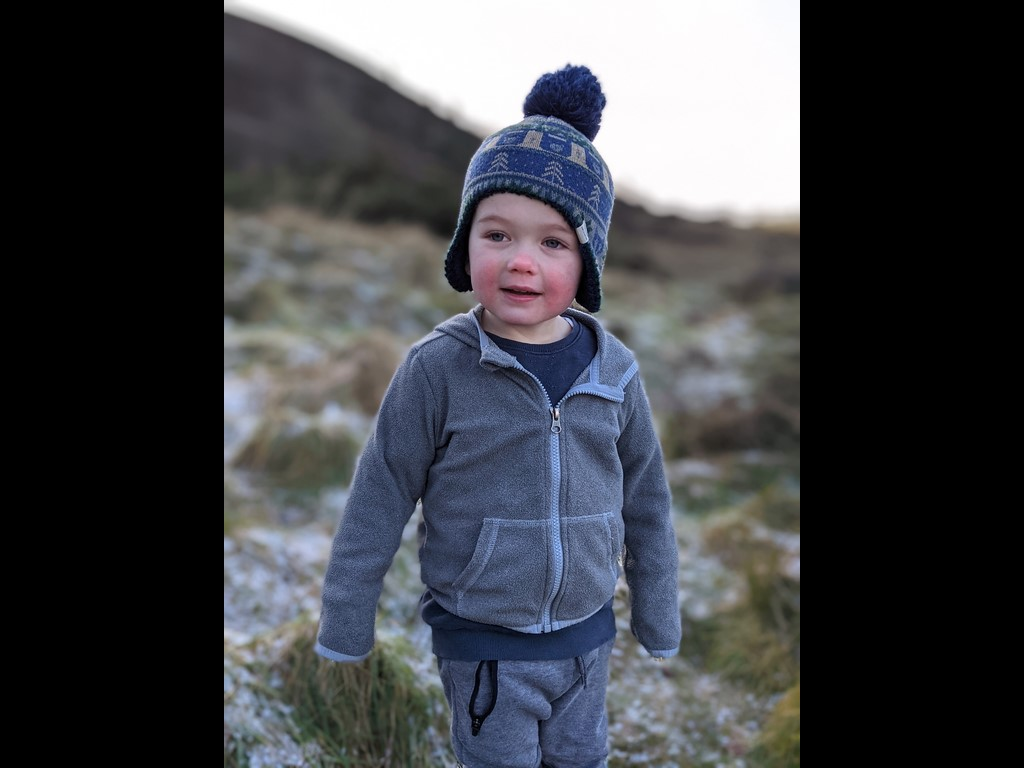
#> input picture sample_data/boy/one.jpg, 1024 x 768 px, found by its file name
$ jupyter execute interpolate_cv2.ipynb
#> lines starting #> are read from the running program, lines starting #| are printed output that depends on the picture
[cell 1]
import cv2

# Read source images (must be same size)
img1 = cv2.imread('input_frames/boy/one.jpg')
#> img1 is the input picture: shape (768, 1024, 3); mean B, G, R 71, 66.5, 64.8
img2 = cv2.imread('input_frames/boy/two.jpg')
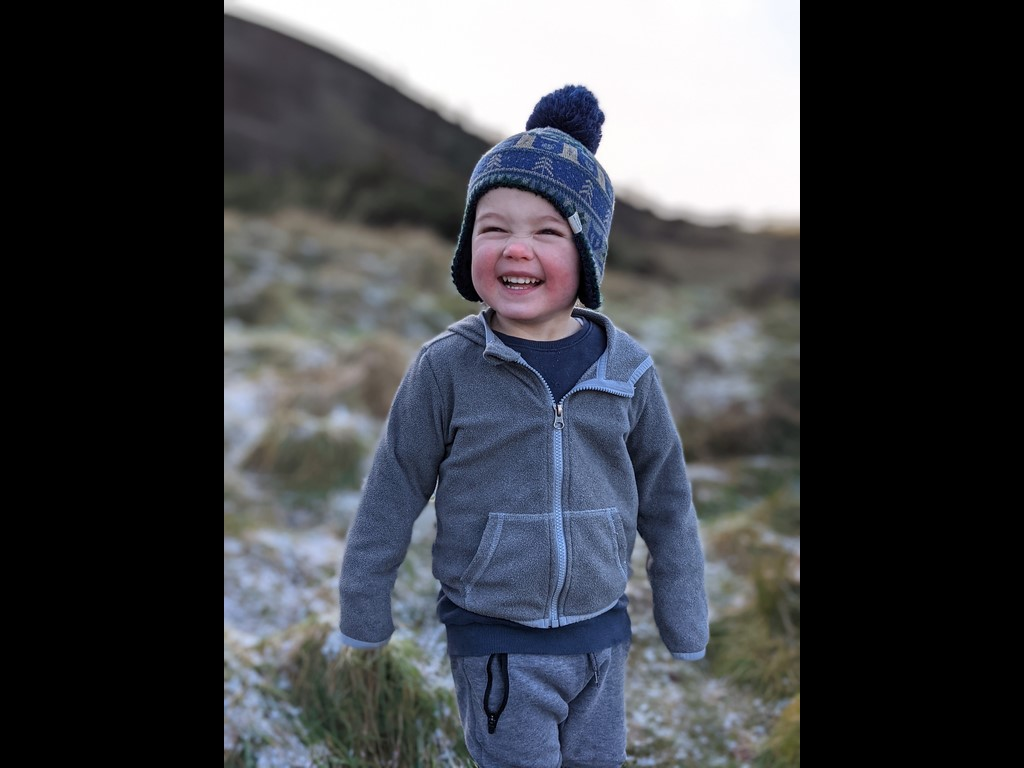
#> input picture sample_data/boy/two.jpg, 1024 x 768 px, found by its file name
#> img2 is the input picture: shape (768, 1024, 3); mean B, G, R 72.3, 67.4, 65.2

# Choose blending factor α (0.0 → only img1, 1.0 → only img2)
alpha = 0.5

# Compute weighted sum
blended = cv2.addWeighted(img1, 1-alpha, img2, alpha, 0)
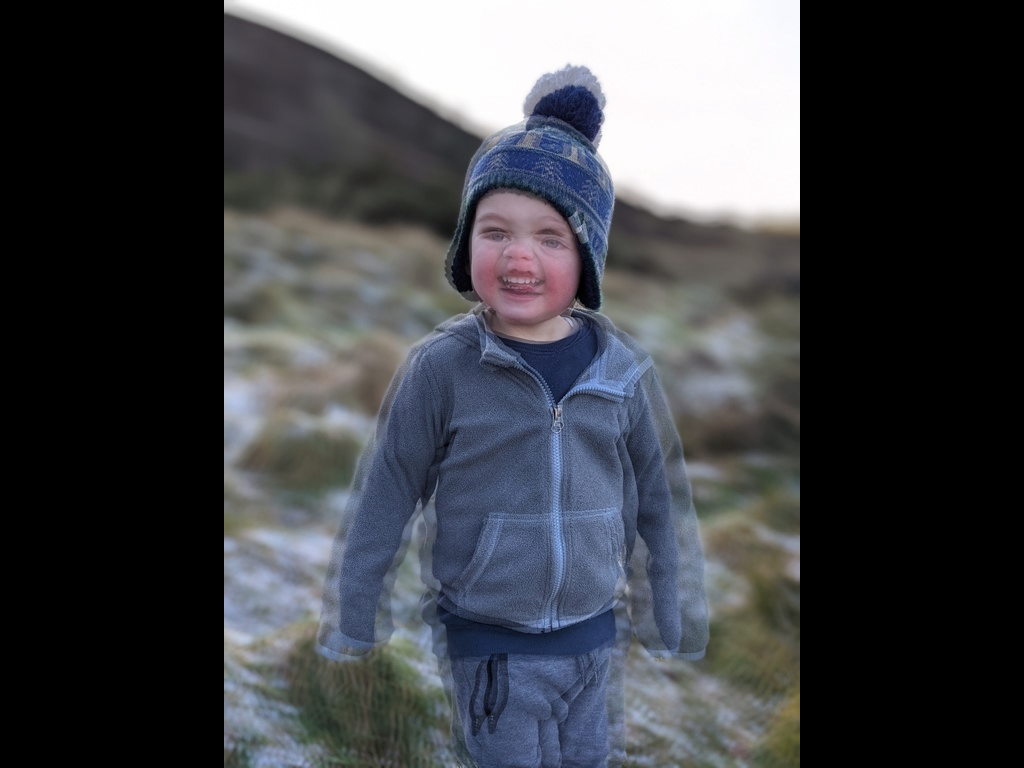
#> blended: shape (768, 1024, 3); mean B, G, R 71.6, 66.9, 65

[cell 2]
# Display the blended image using matplotlib
import matplotlib.pyplot as plt
plt.imshow(cv2.cvtColor(blended, cv2.COLOR_BGR2RGB))
plt.axis('off')  # Hide axes
plt.show()

[cell 3]
import os
os.makedirs('output_frames_cv', exist_ok=True)
# Save the blended image
cv2.imwrite('output_frames_cv/transition.jpg', blended)
#> Out = True
